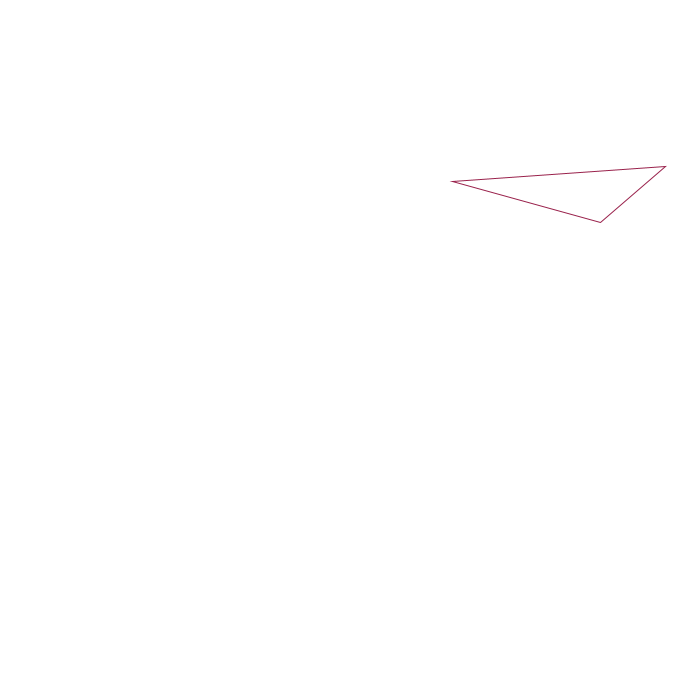
Frame 1 (no input)
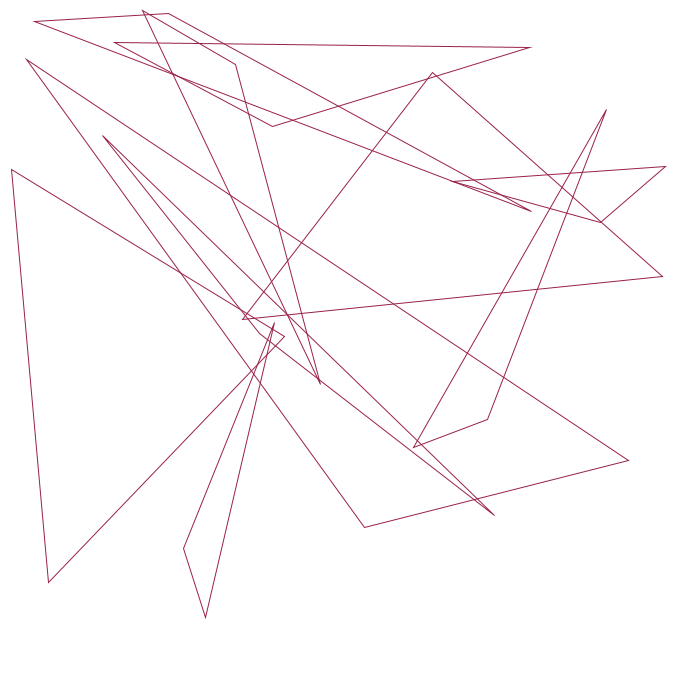
Frame 60 (the mouse pressed at the canvas centre just before this capture)
Frame 120 (the mouse held since frame 60 and released just before this capture): identical to frame 60, image omitted

The Processing sketch that drew these frames (run headless with seeded random() and noise(); from frame 60 on, the mouse is pressed at the canvas centre):

// Processing sketch: processing_163125
// ── processing_163125.pde

int count = 0;

void setup() {
  size(700,700);
  background(255);
}

void draw() {
  if (count<10) {
    noFill();
    stroke(153,33,75);
    triangle(random(width),random(height),random(width),random(height),random(width),random(height));
    count = count + 1;
  }
}
